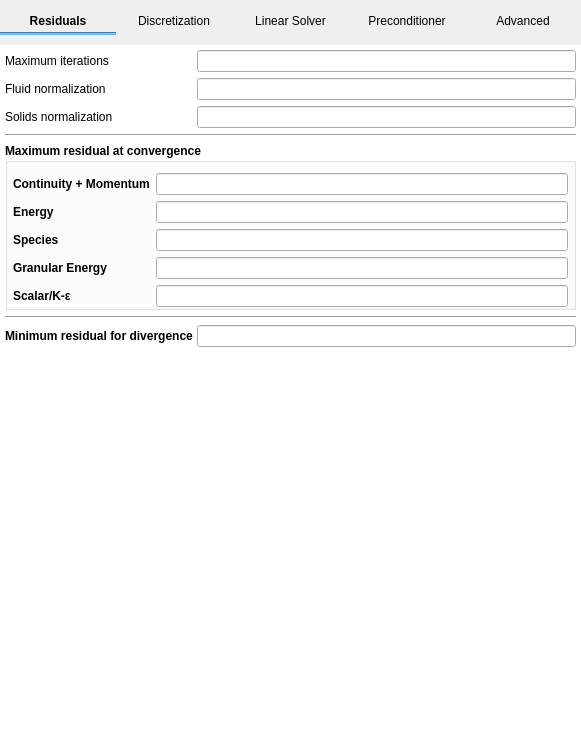
<?xml version="1.0" encoding="UTF-8"?>
<ui version="4.0">
 <class>numerics</class>
 <widget class="QWidget" name="numerics">
  <property name="geometry">
   <rect>
    <x>0</x>
    <y>0</y>
    <width>581</width>
    <height>755</height>
   </rect>
  </property>
  <property name="sizePolicy">
   <sizepolicy hsizetype="Expanding" vsizetype="Expanding">
    <horstretch>0</horstretch>
    <verstretch>0</verstretch>
   </sizepolicy>
  </property>
  <property name="maximumSize">
   <size>
    <width>16777215</width>
    <height>16777215</height>
   </size>
  </property>
  <property name="windowTitle">
   <string>Numerics</string>
  </property>
  <layout class="QGridLayout" name="gridLayout_10">
   <property name="leftMargin">
    <number>0</number>
   </property>
   <property name="topMargin">
    <number>0</number>
   </property>
   <property name="rightMargin">
    <number>0</number>
   </property>
   <property name="bottomMargin">
    <number>0</number>
   </property>
   <property name="spacing">
    <number>0</number>
   </property>
   <item row="0" column="0">
    <widget class="QWidget" name="top_frame" native="true">
     <property name="styleSheet">
      <string notr="true">QPushButton:hover {
    color:#64B5F6;;
    background-color: transparent;
}
QPushButton:pressed {
    color: #64B5F6;
    background-color: transparent;
}
QPushButton:checked {
    font: bold;
    background-color: transparent;
}
</string>
     </property>
     <layout class="QGridLayout" name="gridlayout_tab_btns">
      <property name="leftMargin">
       <number>0</number>
      </property>
      <property name="topMargin">
       <number>10</number>
      </property>
      <property name="rightMargin">
       <number>0</number>
      </property>
      <property name="bottomMargin">
       <number>10</number>
      </property>
      <property name="spacing">
       <number>0</number>
      </property>
      <item row="0" column="1">
       <widget class="QPushButton" name="pushbutton_discretization">
        <property name="text">
         <string>Discretization</string>
        </property>
        <property name="flat">
         <bool>true</bool>
        </property>
       </widget>
      </item>
      <item row="0" column="3">
       <widget class="QPushButton" name="pushbutton_preconditioner">
        <property name="text">
         <string>Preconditioner</string>
        </property>
        <property name="flat">
         <bool>true</bool>
        </property>
       </widget>
      </item>
      <item row="0" column="0">
       <widget class="QPushButton" name="pushbutton_residuals">
        <property name="font">
         <font>
          <weight>75</weight>
          <bold>true</bold>
         </font>
        </property>
        <property name="text">
         <string>Residuals</string>
        </property>
        <property name="flat">
         <bool>true</bool>
        </property>
       </widget>
      </item>
      <item row="0" column="2">
       <widget class="QPushButton" name="pushbutton_linear_solver">
        <property name="text">
         <string>Linear Solver</string>
        </property>
        <property name="flat">
         <bool>true</bool>
        </property>
       </widget>
      </item>
      <item row="1" column="0">
       <widget class="Line" name="line_numerics">
        <property name="styleSheet">
         <string notr="true">QWidget{
  background-color: #64B5F6;
  border-color: #64B5F6;
}</string>
        </property>
        <property name="orientation">
         <enum>Qt::Horizontal</enum>
        </property>
       </widget>
      </item>
      <item row="0" column="4">
       <widget class="QPushButton" name="pushbutton_advanced">
        <property name="text">
         <string>Advanced</string>
        </property>
        <property name="flat">
         <bool>true</bool>
        </property>
       </widget>
      </item>
     </layout>
    </widget>
   </item>
   <item row="1" column="0">
    <widget class="QStackedWidget" name="stackedwidget_numerics">
     <property name="sizePolicy">
      <sizepolicy hsizetype="Expanding" vsizetype="Expanding">
       <horstretch>0</horstretch>
       <verstretch>0</verstretch>
      </sizepolicy>
     </property>
     <property name="styleSheet">
      <string notr="true">QStackedWidget{background-color:white;}
      </string>
     </property>
     <property name="currentIndex">
      <number>0</number>
     </property>
     <widget class="QWidget" name="residuals">
      <layout class="QGridLayout" name="gridLayout_2">
       <property name="leftMargin">
        <number>5</number>
       </property>
       <property name="topMargin">
        <number>5</number>
       </property>
       <property name="rightMargin">
        <number>5</number>
       </property>
       <property name="bottomMargin">
        <number>5</number>
       </property>
       <property name="horizontalSpacing">
        <number>0</number>
       </property>
       <property name="verticalSpacing">
        <number>6</number>
       </property>
       <item row="0" column="0">
        <widget class="QLabel" name="label_max_nit">
         <property name="text">
          <string>Maximum iterations</string>
         </property>
        </widget>
       </item>
       <item row="2" column="1">
        <widget class="LineEdit" name="lineedit_keyword_norm_s">
         <property name="sizePolicy">
          <sizepolicy hsizetype="Expanding" vsizetype="Fixed">
           <horstretch>0</horstretch>
           <verstretch>0</verstretch>
          </sizepolicy>
         </property>
        </widget>
       </item>
       <item row="2" column="0">
        <widget class="QLabel" name="label_norm_s">
         <property name="sizePolicy">
          <sizepolicy hsizetype="Minimum" vsizetype="Preferred">
           <horstretch>0</horstretch>
           <verstretch>0</verstretch>
          </sizepolicy>
         </property>
         <property name="text">
          <string>Solids normalization</string>
         </property>
        </widget>
       </item>
       <item row="0" column="1">
        <widget class="LineEdit" name="lineedit_keyword_max_nit">
         <property name="sizePolicy">
          <sizepolicy hsizetype="Expanding" vsizetype="Fixed">
           <horstretch>0</horstretch>
           <verstretch>0</verstretch>
          </sizepolicy>
         </property>
        </widget>
       </item>
       <item row="6" column="0">
        <widget class="QLabel" name="label_tol_diverge">
         <property name="font">
          <font>
           <weight>75</weight>
           <bold>true</bold>
          </font>
         </property>
         <property name="text">
          <string>Minimum residual for divergence </string>
         </property>
        </widget>
       </item>
       <item row="5" column="0" colspan="2">
        <widget class="Line" name="line">
         <property name="orientation">
          <enum>Qt::Horizontal</enum>
         </property>
        </widget>
       </item>
       <item row="6" column="1">
        <widget class="LineEdit" name="lineedit_keyword_tol_diverge"/>
       </item>
       <item row="4" column="0" colspan="2">
        <widget class="QGroupBox" name="groupbox_residuals">
         <property name="font">
          <font>
           <weight>75</weight>
           <bold>true</bold>
          </font>
         </property>
         <property name="title">
          <string>Maximum residual at convergence</string>
         </property>
         <property name="flat">
          <bool>true</bool>
         </property>
         <layout class="QGridLayout" name="gridLayout">
          <property name="leftMargin">
           <number>5</number>
          </property>
          <property name="topMargin">
           <number>10</number>
          </property>
          <property name="rightMargin">
           <number>5</number>
          </property>
          <property name="bottomMargin">
           <number>0</number>
          </property>
          <item row="0" column="0">
           <widget class="QLabel" name="label_tol_resid">
            <property name="text">
             <string>Continuity + Momentum</string>
            </property>
           </widget>
          </item>
          <item row="0" column="1">
           <widget class="LineEdit" name="lineedit_keyword_tol_resid">
            <property name="maximumSize">
             <size>
              <width>16777215</width>
              <height>16777215</height>
             </size>
            </property>
           </widget>
          </item>
          <item row="1" column="0">
           <widget class="QLabel" name="label_tol_resid_t">
            <property name="text">
             <string>Energy</string>
            </property>
           </widget>
          </item>
          <item row="1" column="1">
           <widget class="LineEdit" name="lineedit_keyword_tol_resid_t">
            <property name="maximumSize">
             <size>
              <width>16777215</width>
              <height>16777215</height>
             </size>
            </property>
           </widget>
          </item>
          <item row="2" column="0">
           <widget class="QLabel" name="label_tol_resid_x">
            <property name="text">
             <string>Species</string>
            </property>
           </widget>
          </item>
          <item row="2" column="1">
           <widget class="LineEdit" name="lineedit_keyword_tol_resid_x">
            <property name="maximumSize">
             <size>
              <width>16777215</width>
              <height>16777215</height>
             </size>
            </property>
           </widget>
          </item>
          <item row="3" column="0">
           <widget class="QLabel" name="label_tol_resid_th">
            <property name="text">
             <string>Granular Energy</string>
            </property>
           </widget>
          </item>
          <item row="3" column="1">
           <widget class="LineEdit" name="lineedit_keyword_tol_resid_th">
            <property name="maximumSize">
             <size>
              <width>16777215</width>
              <height>16777215</height>
             </size>
            </property>
           </widget>
          </item>
          <item row="4" column="0">
           <widget class="QLabel" name="label_tol_resid_scalar">
            <property name="text">
             <string>Scalar/K-ε</string>
            </property>
           </widget>
          </item>
          <item row="4" column="1">
           <widget class="LineEdit" name="lineedit_keyword_tol_resid_scalar">
            <property name="maximumSize">
             <size>
              <width>16777215</width>
              <height>16777215</height>
             </size>
            </property>
           </widget>
          </item>
         </layout>
        </widget>
       </item>
       <item row="7" column="0">
        <spacer name="verticalSpacer">
         <property name="orientation">
          <enum>Qt::Vertical</enum>
         </property>
         <property name="sizeHint" stdset="0">
          <size>
           <width>20</width>
           <height>40</height>
          </size>
         </property>
        </spacer>
       </item>
       <item row="1" column="0">
        <widget class="QLabel" name="label_norm_g">
         <property name="sizePolicy">
          <sizepolicy hsizetype="Minimum" vsizetype="Preferred">
           <horstretch>0</horstretch>
           <verstretch>0</verstretch>
          </sizepolicy>
         </property>
         <property name="text">
          <string>Fluid normalization</string>
         </property>
        </widget>
       </item>
       <item row="1" column="1">
        <widget class="LineEdit" name="lineedit_keyword_norm_g">
         <property name="sizePolicy">
          <sizepolicy hsizetype="Expanding" vsizetype="Fixed">
           <horstretch>0</horstretch>
           <verstretch>0</verstretch>
          </sizepolicy>
         </property>
        </widget>
       </item>
       <item row="3" column="0" colspan="2">
        <widget class="Line" name="line_6">
         <property name="orientation">
          <enum>Qt::Horizontal</enum>
         </property>
        </widget>
       </item>
      </layout>
     </widget>
     <widget class="QWidget" name="discretization">
      <property name="sizePolicy">
       <sizepolicy hsizetype="Expanding" vsizetype="Expanding">
        <horstretch>0</horstretch>
        <verstretch>0</verstretch>
       </sizepolicy>
      </property>
      <layout class="QGridLayout" name="gridLayout_3">
       <property name="leftMargin">
        <number>5</number>
       </property>
       <property name="topMargin">
        <number>5</number>
       </property>
       <property name="rightMargin">
        <number>5</number>
       </property>
       <property name="bottomMargin">
        <number>5</number>
       </property>
       <item row="1" column="0" colspan="2">
        <widget class="Line" name="line_2">
         <property name="minimumSize">
          <size>
           <width>0</width>
           <height>0</height>
          </size>
         </property>
         <property name="orientation">
          <enum>Qt::Horizontal</enum>
         </property>
        </widget>
       </item>
       <item row="0" column="0">
        <widget class="QLabel" name="label_cn_on">
         <property name="font">
          <font>
           <weight>75</weight>
           <bold>true</bold>
          </font>
         </property>
         <property name="text">
          <string>Temporal discretization</string>
         </property>
        </widget>
       </item>
       <item row="0" column="1">
        <widget class="ComboBox" name="combobox_cn_on">
         <item>
          <property name="text">
           <string>Implicit Euler</string>
          </property>
         </item>
         <item>
          <property name="text">
           <string>Crank-Nicholson</string>
          </property>
         </item>
        </widget>
       </item>
       <item row="6" column="0" colspan="2">
        <spacer name="verticalSpacer_2">
         <property name="orientation">
          <enum>Qt::Vertical</enum>
         </property>
         <property name="sizeHint" stdset="0">
          <size>
           <width>20</width>
           <height>451</height>
          </size>
         </property>
        </spacer>
       </item>
       <item row="2" column="0" colspan="2">
        <widget class="QGroupBox" name="groupbox_discretization">
         <property name="font">
          <font>
           <weight>75</weight>
           <bold>true</bold>
          </font>
         </property>
         <property name="title">
          <string>Spatial discretization</string>
         </property>
         <property name="flat">
          <bool>true</bool>
         </property>
         <layout class="QGridLayout" name="gridLayout_4">
          <property name="leftMargin">
           <number>0</number>
          </property>
          <property name="topMargin">
           <number>0</number>
          </property>
          <property name="rightMargin">
           <number>0</number>
          </property>
          <property name="bottomMargin">
           <number>0</number>
          </property>
          <property name="spacing">
           <number>0</number>
          </property>
          <item row="0" column="0">
           <widget class="QTableWidget" name="tablewidget_discretization">
            <property name="font">
             <font>
              <weight>50</weight>
              <bold>false</bold>
             </font>
            </property>
            <property name="selectionMode">
             <enum>QAbstractItemView::NoSelection</enum>
            </property>
            <attribute name="horizontalHeaderDefaultSectionSize">
             <number>150</number>
            </attribute>
            <attribute name="horizontalHeaderStretchLastSection">
             <bool>false</bool>
            </attribute>
            <attribute name="verticalHeaderStretchLastSection">
             <bool>false</bool>
            </attribute>
            <row>
             <property name="text">
              <string>Gas pressure</string>
             </property>
            </row>
            <row>
             <property name="text">
              <string>Volume fraction</string>
             </property>
            </row>
            <row>
             <property name="text">
              <string>U-Momentum</string>
             </property>
            </row>
            <row>
             <property name="text">
              <string>V-Momentum</string>
             </property>
            </row>
            <row>
             <property name="text">
              <string>W-Momentum</string>
             </property>
            </row>
            <row>
             <property name="text">
              <string>Energy</string>
             </property>
            </row>
            <row>
             <property name="text">
              <string>Mass Fraction</string>
             </property>
            </row>
            <row>
             <property name="text">
              <string>Granular Energy</string>
             </property>
            </row>
            <row>
             <property name="text">
              <string>Scalar/K-ε</string>
             </property>
            </row>
            <row>
             <property name="text">
              <string>DES Diffusion</string>
             </property>
            </row>
            <column>
             <property name="text">
              <string>Scheme</string>
             </property>
            </column>
            <column>
             <property name="text">
              <string>Relaxation Factor</string>
             </property>
            </column>
           </widget>
          </item>
         </layout>
        </widget>
       </item>
       <item row="3" column="0" colspan="2">
        <widget class="Line" name="line_3">
         <property name="orientation">
          <enum>Qt::Horizontal</enum>
         </property>
        </widget>
       </item>
       <item row="5" column="0" colspan="2">
        <widget class="CheckBox" name="checkbox_keyword_chi_scheme">
         <property name="text">
          <string>Enable chi-scheme correction</string>
         </property>
        </widget>
       </item>
       <item row="4" column="0" colspan="2">
        <widget class="CheckBox" name="checkbox_keyword_def_cor">
         <property name="text">
          <string>Enable deferred correction</string>
         </property>
        </widget>
       </item>
      </layout>
     </widget>
     <widget class="QWidget" name="linear_solver">
      <property name="sizePolicy">
       <sizepolicy hsizetype="Expanding" vsizetype="Expanding">
        <horstretch>0</horstretch>
        <verstretch>0</verstretch>
       </sizepolicy>
      </property>
      <layout class="QGridLayout" name="gridLayout_5">
       <property name="leftMargin">
        <number>5</number>
       </property>
       <property name="topMargin">
        <number>5</number>
       </property>
       <property name="rightMargin">
        <number>5</number>
       </property>
       <property name="bottomMargin">
        <number>0</number>
       </property>
       <item row="0" column="0">
        <widget class="QTableWidget" name="tablewidget_linear_solver">
         <property name="selectionMode">
          <enum>QAbstractItemView::NoSelection</enum>
         </property>
         <row>
          <property name="text">
           <string>Gas pressure</string>
          </property>
         </row>
         <row>
          <property name="text">
           <string>Volume fraction</string>
          </property>
         </row>
         <row>
          <property name="text">
           <string>U-Momentum</string>
          </property>
         </row>
         <row>
          <property name="text">
           <string>V-Momentum</string>
          </property>
         </row>
         <row>
          <property name="text">
           <string>W-Momentum</string>
          </property>
         </row>
         <row>
          <property name="text">
           <string>Energy</string>
          </property>
         </row>
         <row>
          <property name="text">
           <string>Mass Fraction</string>
          </property>
         </row>
         <row>
          <property name="text">
           <string>Granular Energy</string>
          </property>
         </row>
         <row>
          <property name="text">
           <string>Scalar/K-ε</string>
          </property>
         </row>
         <row>
          <property name="text">
           <string>DES Diffusion</string>
          </property>
         </row>
         <column>
          <property name="text">
           <string>Solver</string>
          </property>
         </column>
         <column>
          <property name="text">
           <string>Iter.</string>
          </property>
         </column>
         <column>
          <property name="text">
           <string>Tol.</string>
          </property>
         </column>
        </widget>
       </item>
       <item row="1" column="0">
        <spacer name="verticalSpacer_3">
         <property name="orientation">
          <enum>Qt::Vertical</enum>
         </property>
         <property name="sizeHint" stdset="0">
          <size>
           <width>20</width>
           <height>460</height>
          </size>
         </property>
        </spacer>
       </item>
      </layout>
     </widget>
     <widget class="QWidget" name="preconditioner">
      <property name="sizePolicy">
       <sizepolicy hsizetype="Expanding" vsizetype="Expanding">
        <horstretch>0</horstretch>
        <verstretch>0</verstretch>
       </sizepolicy>
      </property>
      <layout class="QGridLayout" name="gridLayout_6">
       <property name="leftMargin">
        <number>5</number>
       </property>
       <property name="topMargin">
        <number>5</number>
       </property>
       <property name="rightMargin">
        <number>5</number>
       </property>
       <property name="bottomMargin">
        <number>0</number>
       </property>
       <item row="0" column="0">
        <widget class="QTableWidget" name="tablewidget_preconditioner">
         <property name="selectionMode">
          <enum>QAbstractItemView::NoSelection</enum>
         </property>
         <row>
          <property name="text">
           <string>Gas pressure</string>
          </property>
         </row>
         <row>
          <property name="text">
           <string>Volume fraction</string>
          </property>
         </row>
         <row>
          <property name="text">
           <string>U-Momentum</string>
          </property>
         </row>
         <row>
          <property name="text">
           <string>V-Momentum</string>
          </property>
         </row>
         <row>
          <property name="text">
           <string>W-Momentum</string>
          </property>
         </row>
         <row>
          <property name="text">
           <string>Energy</string>
          </property>
         </row>
         <row>
          <property name="text">
           <string>Mass Fraction</string>
          </property>
         </row>
         <row>
          <property name="text">
           <string>Granular Energy</string>
          </property>
         </row>
         <row>
          <property name="text">
           <string>Scalar/K-ε</string>
          </property>
         </row>
         <row>
          <property name="text">
           <string>DES Diffusion</string>
          </property>
         </row>
         <column>
          <property name="text">
           <string>Preconditioner</string>
          </property>
         </column>
         <column>
          <property name="text">
           <string>Sweep</string>
          </property>
         </column>
        </widget>
       </item>
       <item row="1" column="0">
        <spacer name="verticalSpacer_4">
         <property name="orientation">
          <enum>Qt::Vertical</enum>
         </property>
         <property name="sizeHint" stdset="0">
          <size>
           <width>20</width>
           <height>466</height>
          </size>
         </property>
        </spacer>
       </item>
      </layout>
     </widget>
     <widget class="QWidget" name="advanced">
      <layout class="QGridLayout" name="gridLayout_7">
       <property name="leftMargin">
        <number>5</number>
       </property>
       <property name="topMargin">
        <number>5</number>
       </property>
       <property name="rightMargin">
        <number>5</number>
       </property>
       <property name="bottomMargin">
        <number>5</number>
       </property>
       <item row="0" column="0" colspan="2">
        <widget class="QLabel" name="label_max_inlet_vel_fac">
         <property name="text">
          <string>Maximum inlet velocity factor</string>
         </property>
        </widget>
       </item>
       <item row="0" column="2" colspan="2">
        <widget class="LineEdit" name="lineedit_keyword_max_inlet_vel_fac"/>
       </item>
       <item row="1" column="0" colspan="4">
        <widget class="Line" name="line_4">
         <property name="orientation">
          <enum>Qt::Horizontal</enum>
         </property>
        </widget>
       </item>
       <item row="2" column="0" colspan="2">
        <widget class="QLabel" name="label_ur_f_gs">
         <property name="text">
          <string>Drag under-relaxation factor</string>
         </property>
        </widget>
       </item>
       <item row="2" column="2" colspan="2">
        <widget class="LineEdit" name="lineedit_keyword_ur_f_gs"/>
       </item>
       <item row="3" column="0" colspan="3">
        <widget class="QLabel" name="label_ur_kth_sml">
         <property name="text">
          <string>IA theory conductivity under-relaxation factor</string>
         </property>
        </widget>
       </item>
       <item row="3" column="3">
        <widget class="LineEdit" name="lineedit_keyword_ur_kth_sml"/>
       </item>
       <item row="4" column="1">
        <spacer name="verticalSpacer_5">
         <property name="orientation">
          <enum>Qt::Vertical</enum>
         </property>
         <property name="sizeHint" stdset="0">
          <size>
           <width>20</width>
           <height>790</height>
          </size>
         </property>
        </spacer>
       </item>
      </layout>
     </widget>
    </widget>
   </item>
  </layout>
 </widget>
 <customwidgets>
  <customwidget>
   <class>CheckBox</class>
   <extends>QCheckBox</extends>
   <header>mfixgui.widgets.base</header>
  </customwidget>
  <customwidget>
   <class>LineEdit</class>
   <extends>QLineEdit</extends>
   <header>mfixgui.widgets.base</header>
  </customwidget>
  <customwidget>
   <class>ComboBox</class>
   <extends>QComboBox</extends>
   <header>mfixgui.widgets.base</header>
  </customwidget>
 </customwidgets>
 <tabstops>
  <tabstop>pushbutton_residuals</tabstop>
  <tabstop>pushbutton_discretization</tabstop>
  <tabstop>pushbutton_linear_solver</tabstop>
  <tabstop>pushbutton_preconditioner</tabstop>
  <tabstop>pushbutton_advanced</tabstop>
  <tabstop>lineedit_keyword_tol_resid</tabstop>
  <tabstop>lineedit_keyword_tol_resid_t</tabstop>
  <tabstop>lineedit_keyword_tol_resid_x</tabstop>
  <tabstop>lineedit_keyword_tol_resid_th</tabstop>
  <tabstop>lineedit_keyword_tol_resid_scalar</tabstop>
  <tabstop>lineedit_keyword_tol_diverge</tabstop>
  <tabstop>combobox_cn_on</tabstop>
  <tabstop>tablewidget_discretization</tabstop>
  <tabstop>checkbox_keyword_def_cor</tabstop>
  <tabstop>checkbox_keyword_chi_scheme</tabstop>
  <tabstop>tablewidget_linear_solver</tabstop>
  <tabstop>tablewidget_preconditioner</tabstop>
  <tabstop>lineedit_keyword_max_inlet_vel_fac</tabstop>
  <tabstop>lineedit_keyword_ur_f_gs</tabstop>
  <tabstop>lineedit_keyword_ur_kth_sml</tabstop>
 </tabstops>
 <resources/>
 <connections/>
</ui>
